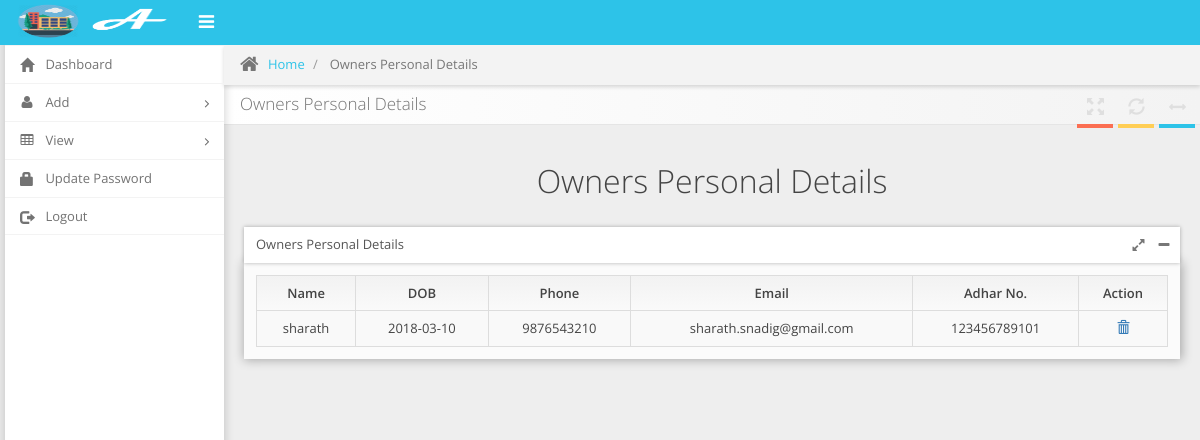
/opdet.php (signed in), run on an earlier commit of the app's database.
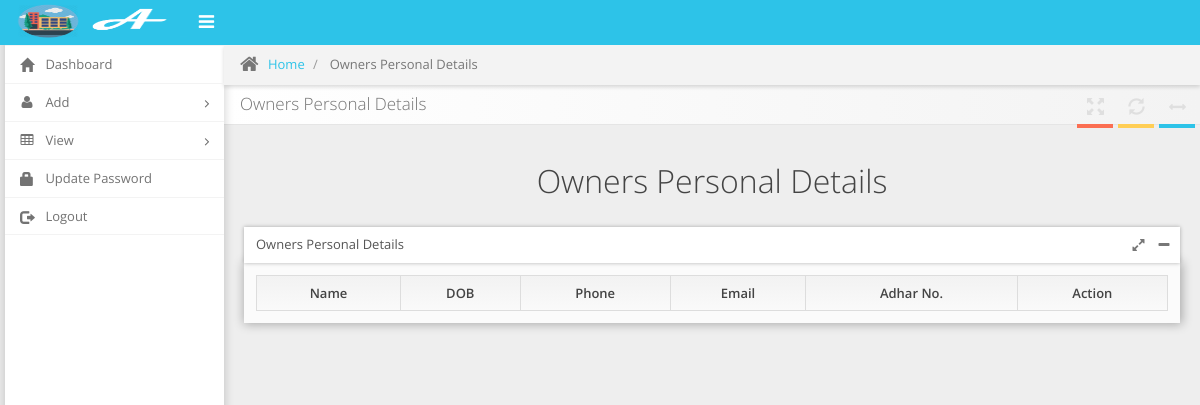
And on a later commit of the database.
### tables this page shows
CREATE TABLE IF NOT EXISTS `owner_personal` (
`id` int(200) NOT NULL,
  `name` varchar(200) NOT NULL,
  `dob` varchar(200) NOT NULL,
  `phone` varchar(200) NOT NULL,
  `email` varchar(200) NOT NULL,
  `adhar` varchar(200) NOT NULL,
  `pass` varchar(200) NOT NULL,
  `apart` varchar(200) NOT NULL,
  `block` varchar(200) NOT NULL
);

### opdet.php (the view, shortened to what the changed rows need)
<?php
$sql=mysql_query("Select * from owner_personal");
?>
<!DOCTYPE html>
<html xmlns="http://www.w3.org/1999/xhtml">
<head>
    <link href="assets/css/bootstrap.min.css" rel="stylesheet" />
    <link id="bootstrap-rtl-link" href="" rel="stylesheet" />
    <link href="assets/css/font-awesome.min.css" rel="stylesheet" />
    <link href="assets/css/weather-icons.min.css" rel="stylesheet" />
    <link id="beyond-link" href="assets/css/beyond.min.css" rel="stylesheet" type="text/css" />
    <link href="assets/css/demo.min.css" rel="stylesheet" />
    <link href="assets/css/typicons.min.css" rel="stylesheet" />
    <link href="assets/css/animate.min.css" rel="stylesheet" />
    <link id="skin-link" href="" rel="stylesheet" type="text/css" />
	 <link href="assets/css/dataTables.bootstrap.css" rel="stylesheet" />
</head>
<body>
   <?php
   include("dash.php");
   ?>
            <div class="page-content">
                <div class="page-header position-relative">
                    <div class="header-title">
                        <h1>
                            Owners Personal  Details
                        </h1>
                    </div>
                </div>
                <div class="page-body">
                <h1 align="center"> Owners Personal  Details</h1>
                <br>
                    <div class="row">
                     <div class="col-lg-12">
                                <div class="row">
                        <div class="col-xs-12 col-md-12">
                            <div class="widget">
                                <div class="widget-body">
                                    <table class="table table-striped table-hover table-bordered" >
                                       <thead>
									   <tr>
                                                <th><center>Name</center></th>
												<th ><center>DOB</center></th>
												<th><center>Phone</center></th>
                                                <th><center>Email</center></th>
												<th><center>Adhar No.</center></th>
												<th><center>Action</center></th>
                                            </tr>
									   </thead>
                                        <tbody>
                                            <?php
										while($a=mysql_fetch_array($sql))
										{
												?>
												<tr >
                                                <td align='center'><?php echo $a[1] ?></td>
												<td align='center'><?php echo $a[2] ?></td>
												<td align='center'><?php echo $a[3] ?></td>
                                                <td align='center'><?php echo $a[4] ?></td>
												<td align='center'><?php echo $a[5] ?></td>
												<td><a href='opdel.php?id=<?php echo $a[0] ?>' ><center><span  class="glyphicon glyphicon-trash"></span></center></a></td>
                                            </tr>
												<?php
										}
										?>
                                        </tbody>
                                    </table>
                                </div>
                            </div>
                        </div>
                    </div>
                     </div>
                    </div>
                </div>
            </div>
        </div>
    </div>
</body>
</html>

What changed in the data, as far as the page shows it:
removed owner_personal: name "sharath", dob "2018-03-10", phone "9876543210", email "sharath.snadig@gmail.com", adhar "123456789101"
